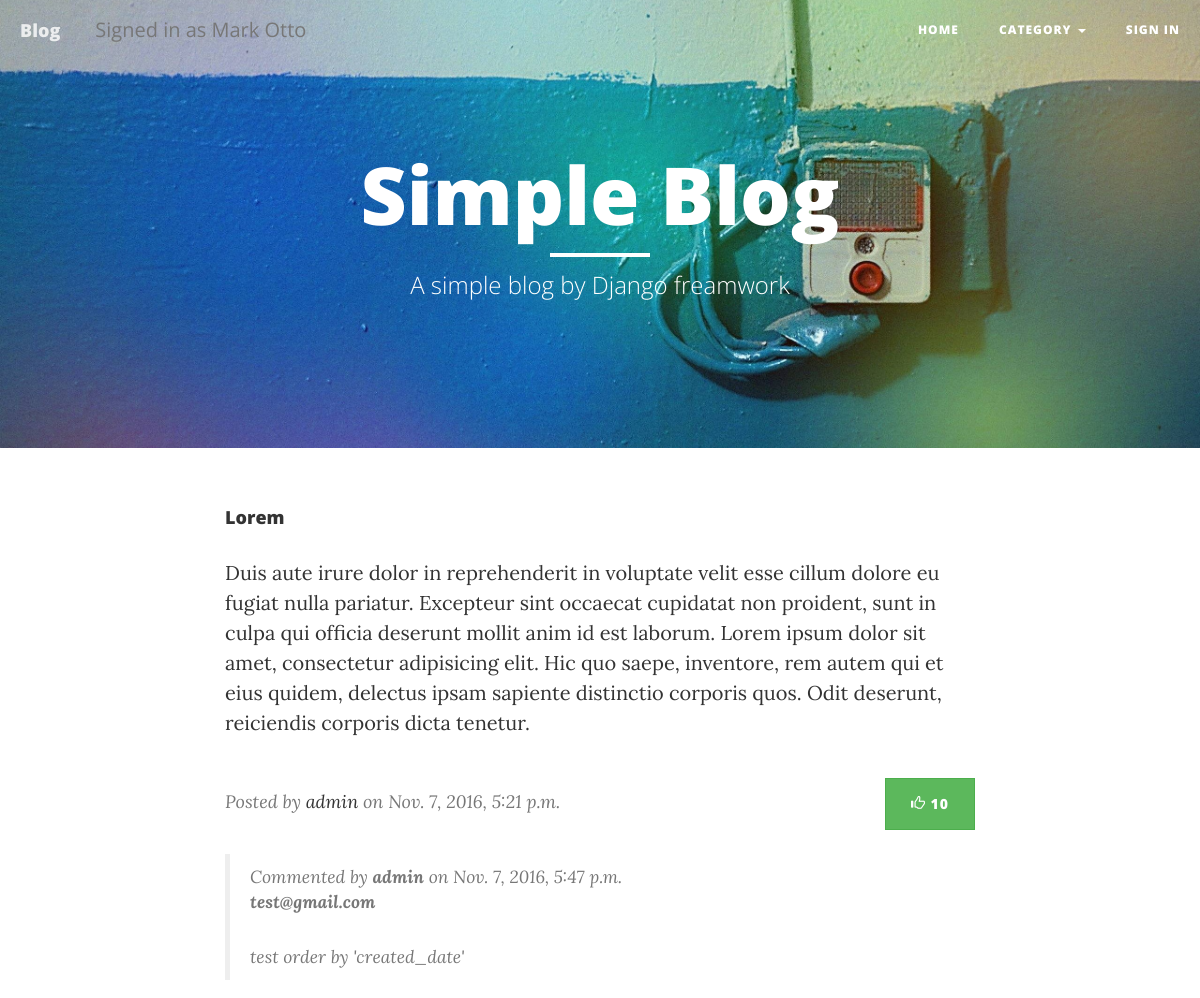
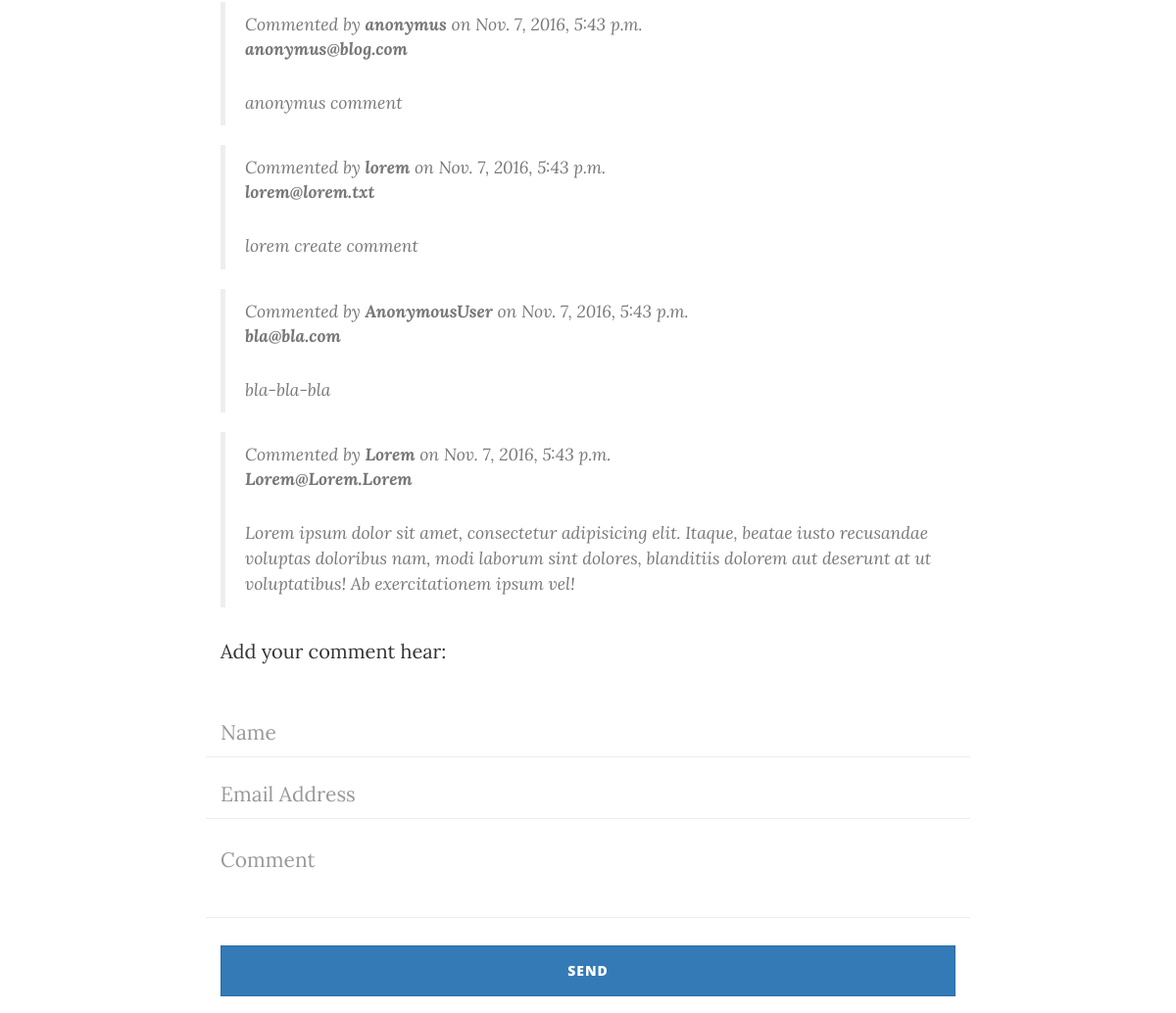
/post/1/ (upper part), run on an earlier commit of the app's database (2 pictures, top to bottom).
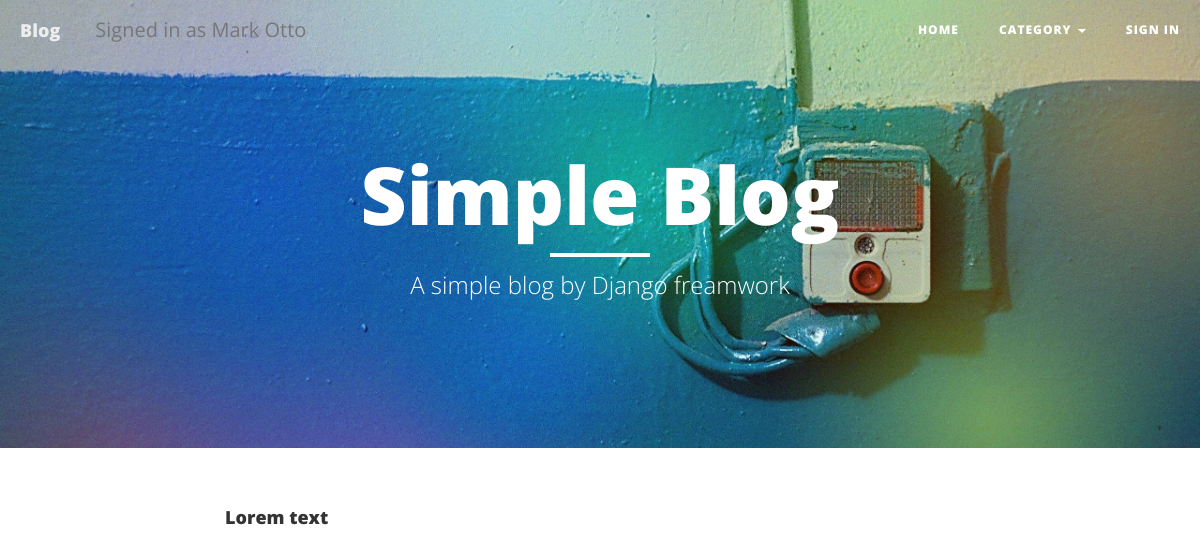
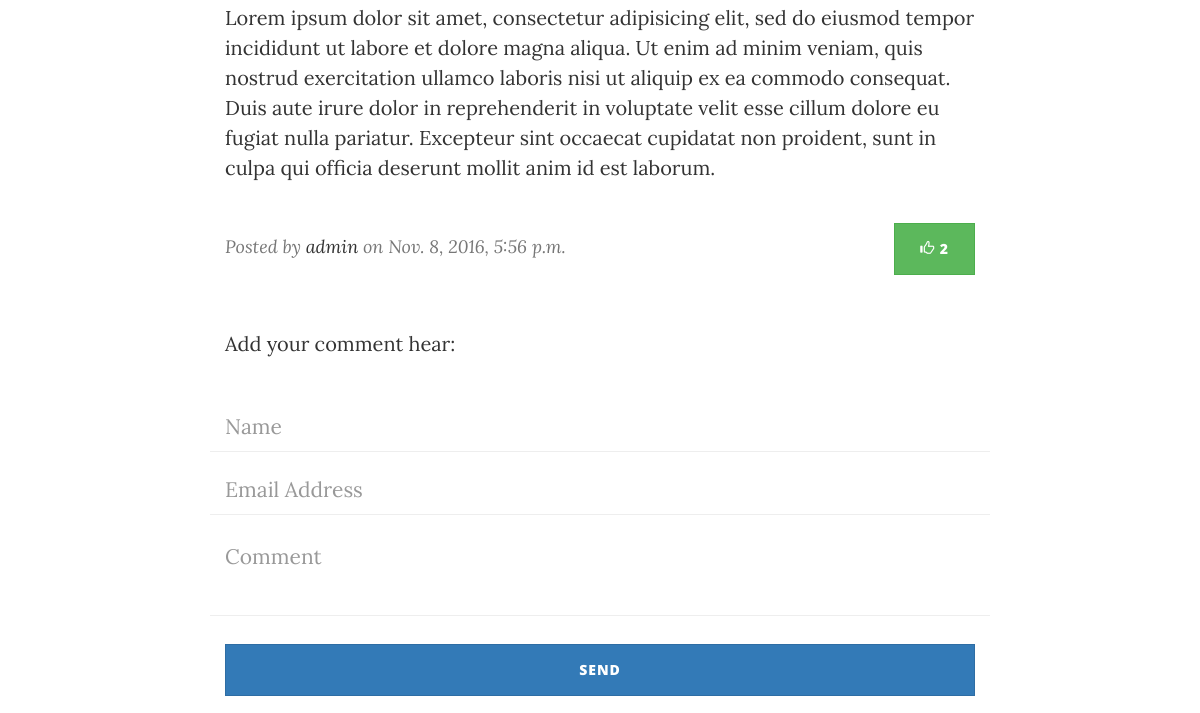
And on a later commit of the database (2 pictures, top to bottom).
### blog/models.py (models this page shows, shortened)
class Post(models.Model):
	author = models.ForeignKey('auth.User', default='auth.User')
	category = models.ForeignKey(Category)
	title = models.CharField(max_length=200)
	text = models.TextField()
	likes = models.IntegerField(default=0)
	created_date = models.DateTimeField(default=timezone.now)
	published_date = models.DateTimeField(blank=True, null=True)

class Comment(models.Model):
	author = models.CharField(max_length=200)
	text = models.TextField()
	email = models.EmailField()
	post = models.ForeignKey(Post)
	created_date = models.DateTimeField(default=timezone.now)

### blog/views.py (the view)
# urls.py: url(r'^post/(?P<pk>[0-9]+)/$', views.post_detail, name='post_detail'),
def post_detail(request, pk):
	user = auth.get_user(request)
	post = get_object_or_404(Post, pk=pk)
	comments = Comment.objects.filter(post=pk).order_by('-created_date')
	if request.method == 'POST':
		form = CommentForm(request.POST)
		if form.is_valid():
			comment = form.save(commit=False)
			if user.is_authenticated():
				comment.author = user.username
				comment.email = user.email
			else:
				comment.author = 'anonymous'
			comment.post = post
			comment.save()
			return redirect('blog.views.post_detail', pk=pk)
	else:
		form = CommentForm()
	return render(request, 'post_detail.html', {'post': post,
												'comments': comments,
												'form': form,
												'categories':CATEGORIES,
												'username': user.username})

### blog/forms.py
class CommentForm(forms.ModelForm):
	class Meta:
		model = Comment
		fields = ['author', 'email', 'text']
		widgets = {
					'author': forms.TextInput(attrs={'class': 'form-control', 'placeholder': 'Name'}),
					'email': forms.EmailInput(attrs={'class': 'form-control', 'placeholder': 'Email Address'}),
					'text': forms.Textarea(attrs={'class': 'form-control', 'rows': 2, 'placeholder': 'Comment'}),
				}

### templates/post_detail.html (shortened to what this page needs)
{% extends 'base.html' %}
{% block content %}
	<div class="post-preview">
		<h4>
			{{ post.title }}
		</h4>
		<p>{{ post.text }}</p>
		{% if post.published_date %}
			<p class="post-meta"  style="float: left; margin-top: 20px">
				Posted by <a href="#">{{ post.author }}</a> on {{ post.published_date }}
			</p>
			<h4 style="float: right">
				<a class="btn btn-success" href="{% url 'add_like' pk=post.pk %}">
					<span class="glyphicon glyphicon-thumbs-up"></span> {{ post.likes }}
				</a>
			</h4><br><br><br>
			{% include "comments.html" %}
		{% endif %}
	</div>
{% endblock content %}

### templates/comments.html (shortened to what this page needs)
{% for comment in comments %}
	<blockquote>
		Commented by <b>{{ comment.author }}</b> on {{comment.created_date}}
		<br><b>{{ comment.email }}</b>
		<p>
			{{ comment.text }}
		</p>
	</blockquote>
{% endfor %}
<p>Add your comment hear:</p>
<form method="POST" class="comment-form">
	<div class="row control-group">
		<div class="form-group col-xs-12 floating-label-form-group controls">
			{{ form.author }}
		</div>
	</div>
	<div class="row control-group">
		<div class="form-group col-xs-12 floating-label-form-group controls">
			{{ form.email }}
		</div>
	</div>
	<div class="row control-group">
		<div class="form-group col-xs-12 floating-label-form-group controls">
			{{ form.text }}
		</div>
	</div><br>
	<div class="row">
		<div class="form-group col-xs-12">
			<button type="submit" class="btn btn-primary" style="width: 100%">Send</button>
		</div>
	</div>
</form>

What changed in the data, as far as the page shows it:
removed Comment: author "admin", created_date "Nov. 7, 2016, 5:47 p.m.", email "test@gmail.com", text "test order by 'created_date'"
no longer on this page (row edited): Comment: author "anonymus", created_date "Nov. 7, 2016, 5:43 p.m.", email "anonymus@blog.com", text "anonymus comment"
removed Comment: author "lorem", created_date "Nov. 7, 2016, 5:43 p.m.", email "lorem@lorem.txt", text "lorem create comment"
removed Comment: author "AnonymousUser", created_date "Nov. 7, 2016, 5:43 p.m.", email "bla@bla.com", text "bla-bla-bla"
removed Comment: author "Lorem", created_date "Nov. 7, 2016, 5:43 p.m.", email "Lorem@Lorem.Lorem", text "Lorem ipsum dolor sit amet, consectetur adipisicing elit. Itaque, beatae iusto recusandae voluptas doloribus nam, modi laborum sint dolores, blanditiis dolorem aut deserunt at ut voluptatibus! Ab exercitationem ipsum vel!"
changed Post "admin": title "Lorem" → "Lorem text"; text "Duis aute irure dolor in reprehenderit in voluptate velit esse cillum dolore eu fugiat nulla pariatur. Excepteur sint occaecat cupidatat non proident, sunt in culpa qui officia deserunt mollit anim id est laborum. Lorem ipsum dolor sit amet, consectetur adipisicing elit. Hic quo saepe, inventore, rem autem qui et eius quidem, delectus ipsam sapiente distinctio corporis quos. Odit deserunt, reiciendis corporis dicta tenetur." → "Lorem ipsum dolor sit amet, consectetur adipisicing elit, sed do eiusmod tempor incididunt ut labore et dolore magna aliqua. Ut enim ad minim veniam, quis nostrud exercitation ullamco laboris nisi ut aliquip ex ea commodo consequat. Duis aute irure dolor in reprehenderit in voluptate velit esse cillum dolore eu fugiat nulla pariatur. Excepteur sint occaecat cupidatat non proident, sunt in culpa qui officia deserunt mollit anim id est laborum."; published_date "Nov. 7, 2016, 5:21 p.m." → "Nov. 8, 2016, 5:56 p.m."; likes "10" → "2"
